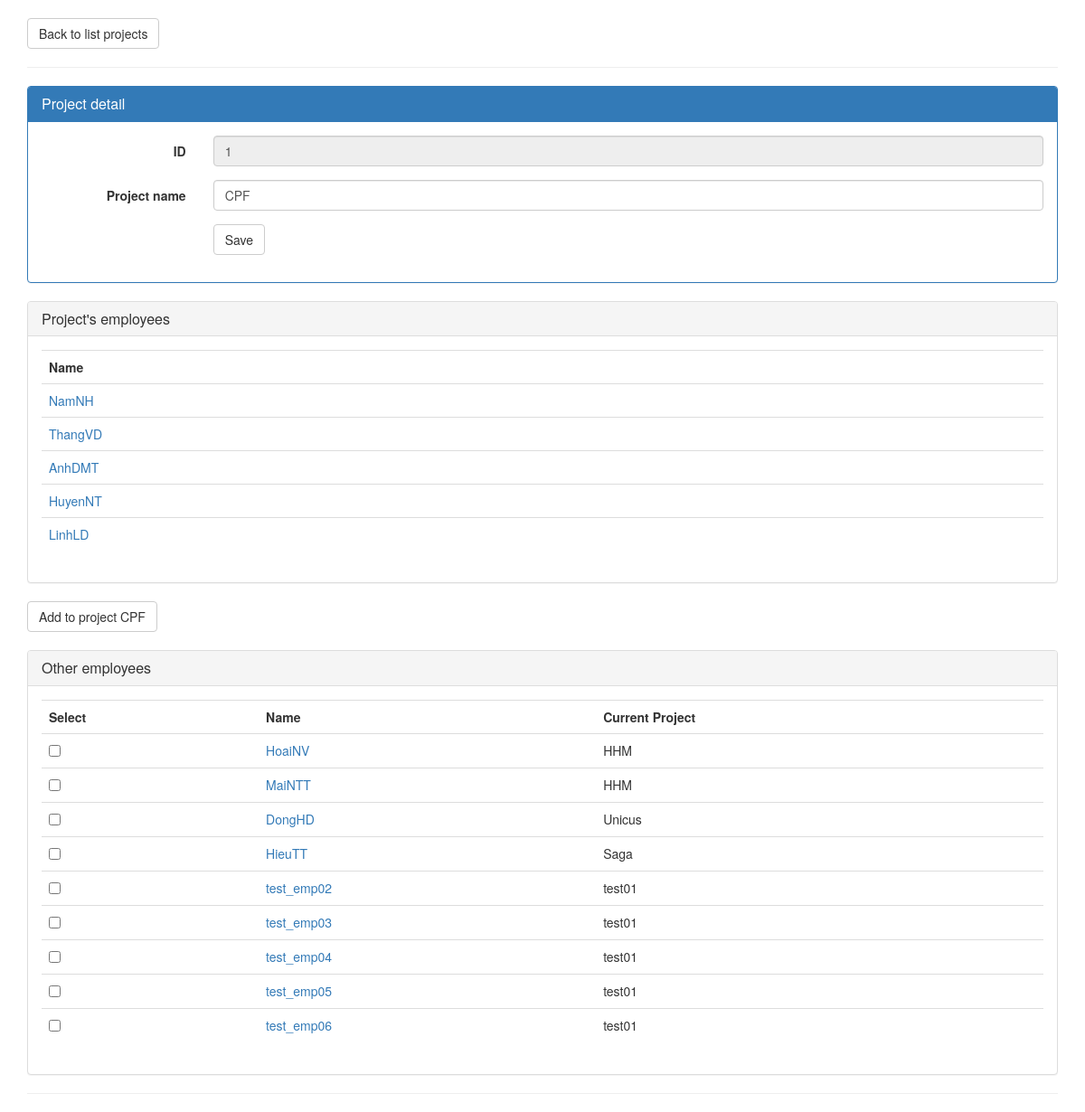
/projects/1/, run on the app's committed database.
### projects_management/models.py (models this page shows, shortened)
@python_2_unicode_compatible  # only if you need to support Python 2
class Project(models.Model):
    id = models.AutoField(primary_key=True)
    project_name = models.CharField(max_length=50)
    def __str__(self):
        return self.project_name

@python_2_unicode_compatible  # only if you need to support Python 2
class Employee(models.Model):
    id = models.AutoField(primary_key=True)
    emp_name = models.CharField(max_length=50)
    project = models.ForeignKey(Project, on_delete=models.CASCADE)

### projects_management/views.py (the view)
# urls.py: url(r'^(?P<project_id>[0-9]+)/$', views.project_detail, name='project_detail'),
def project_detail(request, project_id):
    project = get_object_or_404(Project, id=project_id)
    employees = Employee.objects.filter(project_id=project_id)
    other_employees = Employee.objects.exclude(project_id=project_id)
    form = ProjectForm(request.POST or None, instance=project)
    if form.is_valid():
        form.save(commit=True)
        messages.success(request, 'Project detail updated.')
        return HttpResponseRedirect(request.META.get('HTTP_REFERER'))
    else:
        print form.errors
    return render(request, 'projects_management/detail.html', {'form': form, 'project': project, 'employees': employees, 'other_employees': other_employees,})

### projects_management/forms.py
class ProjectForm(forms.ModelForm):
    project_name = forms.CharField(max_length=50, help_text="Project name", widget=forms.TextInput(attrs={'class': "form-control"}))
    class Meta:
        model = Project
        fields = ('project_name',)

### projects_management/templates/projects_management/detail.html (shortened to what this page needs)
{% extends 'projects_management/base.html' %}
{% block body_block %}
    <br/>
    <a class="btn btn-default" href="{% url 'index' %}" role="button">Back to list projects</a>
    <hr/>
    <div class="panel panel-primary">
        <div class="panel-heading">
            <h3 class="panel-title">Project detail</h3>
        </div>
        <div class="panel-body">
            <form id="project_form" class="form-horizontal" action="{% url 'project_detail' project.id %}" method="post">
                <div class="form-group">
                    <label for="project" class="col-sm-2 control-label">ID</label>
                    <div class="col-sm-10">
                        <input type="text" class="form-control" id="project_id" name="project.id" placeholder="ID" value="{{ project.id }}" disabled="true" />
                    </div>
                </div>
                {% for field in form.visible_fields %}
                    <div class="form-group">
                        <label for="project" class="col-sm-2 control-label">{{ field.help_text }}</label>
                        <div class="col-sm-10">
                            {{ field }}
                        </div>
                    </div>
                {% endfor %}
                <div class="form-group">
                    <div class="col-sm-offset-2 col-sm-10">
                        <button type="submit" class="btn btn-default">Save</button>
                    </div>
                </div>
            </form>
        </div>
    </div>
    <div id="prg-tbl-project-emps">
        <div class="panel panel-default">
            <div class="panel-heading">
                <h3 class="panel-title">Project's employees</h3>
            </div>
            <div class="panel-body">
                <table class="table table-hover">
                    <th>Name</th>
                    {% for employee in employees %}
                        <tr>
                            <td><a href="#">{{ employee.emp_name }}</a></td>
                        </tr>
                    {% endfor %}
                </table>
            </div>
        </div>
        <button id="prg-btn-save" class="btn btn-default" type="button">Add to project {{ project.project_name }}</button>
        <br/><br/>
        <div class="panel panel-default">
            <div class="panel-heading">
                <h3 class="panel-title">Other employees</h3>
            </div>
            <div class="panel-body">
                <table id="prg-tbl-other-emps" class="table table-hover">
                    <th>Select</th>
                    <th>Name</th>
                    <th>Current Project</th>
                    {% for employee in other_employees %}
                        <tr>
                            <td><input type="checkbox" record-id="{{ employee.id }}" /></td>
                            <td><a href="#">{{ employee.emp_name }}</a></td>
                            <td>{{ employee.project }}</td>
                        </tr>
                    {% endfor %}
                </table>
            </div>
        </div>
    </div>
    <hr/>
{% endblock %}

### data on the page
Project: id "1", visible_fields "CPF", project_name "CPF"
Employee: emp_name "NamNH"
Employee: emp_name "ThangVD"
Employee: emp_name "AnhDMT"
Employee: emp_name "HuyenNT"
Employee: emp_name "LinhLD"
Employee: emp_name "HoaiNV", project "HHM"
Employee: emp_name "MaiNTT", project "HHM"
Employee: emp_name "DongHD", project "Unicus"
Employee: emp_name "HieuTT", project "Saga"
Employee: emp_name "test_emp02", project "test01"
Employee: emp_name "test_emp03", project "test01"
Employee: emp_name "test_emp04", project "test01"
Employee: emp_name "test_emp05", project "test01"
Employee: emp_name "test_emp06", project "test01"

### other printed values
{{ field.help_text }} "Project name"
